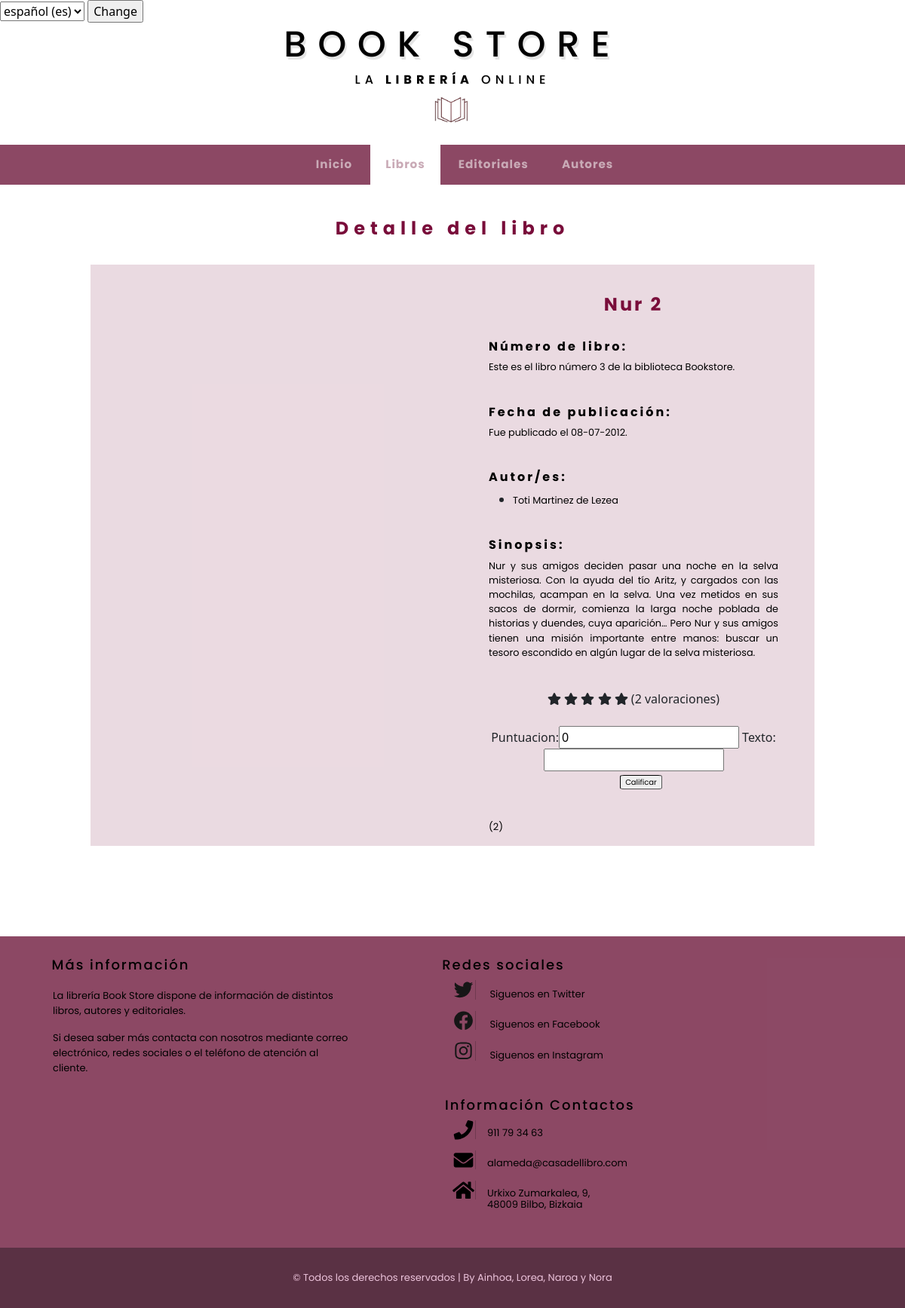
The page /appBookStore/libro/3/autores/ on the database its author committed.
### appBookStore/models.py (models this page shows, shortened)
class Libro(models.Model):
    nombre = models.CharField(max_length=50)
    autores = models.ManyToManyField(Autor)
    editorial = models.ForeignKey(Editorial, on_delete=models.CASCADE)
    genero = models.ForeignKey(Genero, on_delete=models.CASCADE)
    idioma = models.ForeignKey(Idioma, on_delete=models.CASCADE)
    paginas = models.IntegerField(default=0)
    sinopsis = models.CharField(max_length=800)
    fechaPubli = models.DateField()
    mediaValoracion = models.FloatField(default=0)
    numValoraciones = models.IntegerField(default=0)
    imagenLink = models.CharField(max_length=800)

class Autor(models.Model):
    nombre = models.CharField(max_length=50)
    biografia = models.CharField(max_length=800)
    imagenLink = models.CharField(max_length=800)

### appBookStore/views.py (the view)
# urls.py: path('libro/<int:libro_id>/autores/', views.detallesLibro, name='detallesLibro'),
def detallesLibro(request, libro_id):
	libro = get_object_or_404(Libro, pk=libro_id)
	autores = libro.autores.all()
	form = ValoracionCrear()
	context = {'libro' : libro, 'autores' : autores, 'form': form}
	return render(request, 'detallesLibro.html', context)

### appBookStore/forms.py
class ValoracionCrear(forms.ModelForm):
    class Meta:
        model = Valoracion
        fields = ['puntuacion', 'texto']
        db_constraints = {
            'puntuacion': 'check (puntuacion<6)'
        }
    def __init__(self, *args, **kwargs):
        super().__init__(*args, **kwargs)
        self.fields['puntuacion'].widget.attrs.update({
            'class': 'form-puntuacion'
        })
        self.fields['texto'].widget.attrs.update({
            'class': 'form-texto'
        })

### appBookStore/templates/detallesLibro.html (shortened to what this page needs)
 {% extends "base.html" %}
 {% load static %}
 {% block titulo %} Detalle del libro{% endblock %}
 {% block contenido %}
    <div class="ila">
        <div class="zuta">
            <div>
            </div>
        </div>
        <div class="zuta">
            <h3 class="tituloLibro"> {{ libro.nombre}}</h3>
            <br>
                {% if libro %}
                     <div class="azpiZuta">
                        <h4 class="infoTitulos"> Número de libro:</h4>
                            <p class="texto">
                                Este es el libro número {{ libro.id}} de la biblioteca Bookstore.
                            </p>
                            <br>
                        <h4 class="infoTitulos"> Fecha de publicación:</h4>
                            <p class="texto">
                                Fue publicado el  {{ libro.fechaPubli |date:'d-m-Y'}}.
                            </p>
                            <br>
                        <h4 class="infoTitulos"> Autor/es:</h4>
                            <div class="texto">
                                {% if autores %}
                                    {% for a in autores %}
                                    <ul>
                                    <li>
                                        <p class="texto">
                                        <a href= "{% url 'detallesAutores' a.id %}">{{ a.nombre }}</a>
                                        </p>
                                    </li>
                                    </ul>
                                    {% endfor %}
                                    {% else %}
                                        <p class="texto">No se dispone de la información del autor del libro {{editorial.nombre}}</p>
                                    {% endif %}
                                </div>
                            <br>
                        <h4 class="infoTitulos"> Sinopsis:</h4>
                            <p class="texto">
                                {{ libro.sinopsis}}
                            </p>
                            <br>
                        <div class="detallesClasificacionestrellas">
                            <form action="{% url 'getDatosValoracion' libro.id %}" method="POST">
                            <span class="fa fa-star" onload="mediaEstrellas(this, parseInt('{{libro.mediaValoracion}}'))" id="1estrella"></span>
                            <span class="fa fa-star" id="2estrella"></span>
                            <span class="fa fa-star" id="3estrella"></span>
                            <span class="fa fa-star" id="4estrella"></span>
                            <span class="fa fa-star" id="5estrella"></span>
                            ({{libro.numValoraciones}} valoraciones)
                            <div id="calificar">
                                {{form}}
                            </div>
    <button type="submit" class="botonCalificar" style="border:#000000;border-style:inset;border-width: thin; font-family: 'Poppins', sans-serif; border-radius: 10%; margin-left: 20px; font-size:x-small;"
     >Calificar</button>
</form>
                        </div>
                        <p class="texto">
                            ({{libro.numValoraciones}})
                        </p>
                    </div>
                    {% else %}
                        <p class="texto">No se dispone de la información del autor del libro {{editorial.nombre}}</p>
                {% endif %}
        </div>
    </div>
 {% endblock %}

### appBookStore/static/css/main.css (style rules this page uses)
html { min-height: 100%; position: relative; }
body.fondo { background-color: white; margin-top: -64px; height: 100%; padding: 0px; margin: 0px; margin-bottom: 0px; }
a:link { color: rgb(0, 0, 0); text-decoration: none; }

### appBookStore/static/css/detalles.css (style rules this page uses)
.tituloLibro { font-family: 'Poppins', sans-serif; color:rgb(121, 13, 58); font-size: 1.5em; letter-spacing: 3px; text-align: center; font-weight: bold; margin-top: 10%; }
.infoTitulos { font-family: 'Poppins', sans-serif; color: rgb(0, 0, 0); font-size: 1em; letter-spacing: 3px; text-align: left; font-weight: bold; }
p.texto { font-family: 'Poppins', sans-serif; color: rgb(0, 0, 0); font-size: 0.8em; text-align:justify; }
.zuta { float: left; margin-left: 5%; margin-right: 5%; border: black; width: 40%; }
.ila { content: ""; display: table; clear: both; border: black; background-color: rgba(121, 13, 58, 0.151); width: 80%; float: left; margin-left: 10%; margin-right: 10%; margin-bottom: 10%; }
div.detallesClasificacionestrellas { text-align: center; margin-bottom: 40px; }
.fa-star { cursor: pointer; }

### rows shown on the page
Libro: nombre "Nur 2", id "3", fechaPubli "08-07-2012", sinopsis "Nur y sus amigos deciden pasar una noche en la selva misteriosa. Con la ayuda del tío Aritz, y cargados con las mochilas, acampan en la selva. Una vez metidos en sus sacos de dormir, comienza la larga noche poblada de historias y duendes, cuya aparición… Pero Nur y sus amigos tienen una misión importante entre manos: buscar un tesoro escondido en algún lugar de la selva misteriosa.", numValoraciones "2"
Autor: nombre "Toti Martinez de Lezea"

### other values the page prints
form field language "español (es)"
